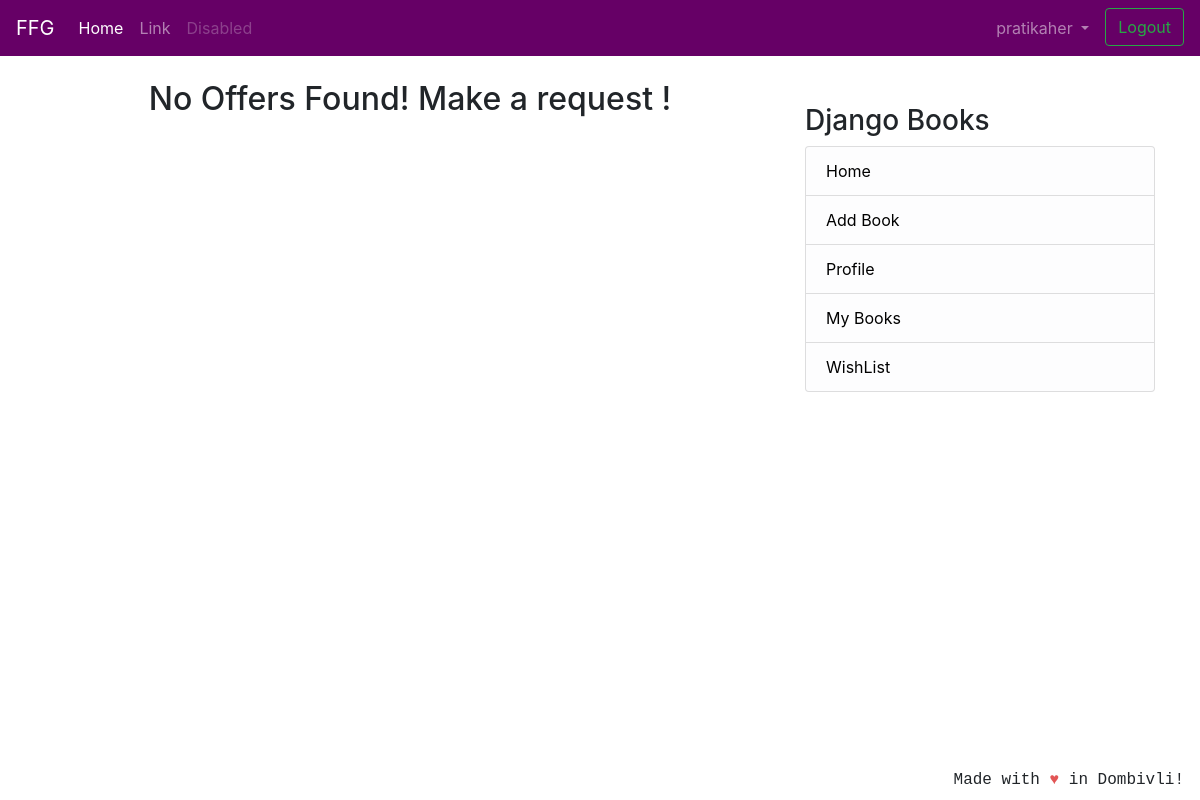
The page /transaction/offers/ (signed in) on the database as committed earlier.
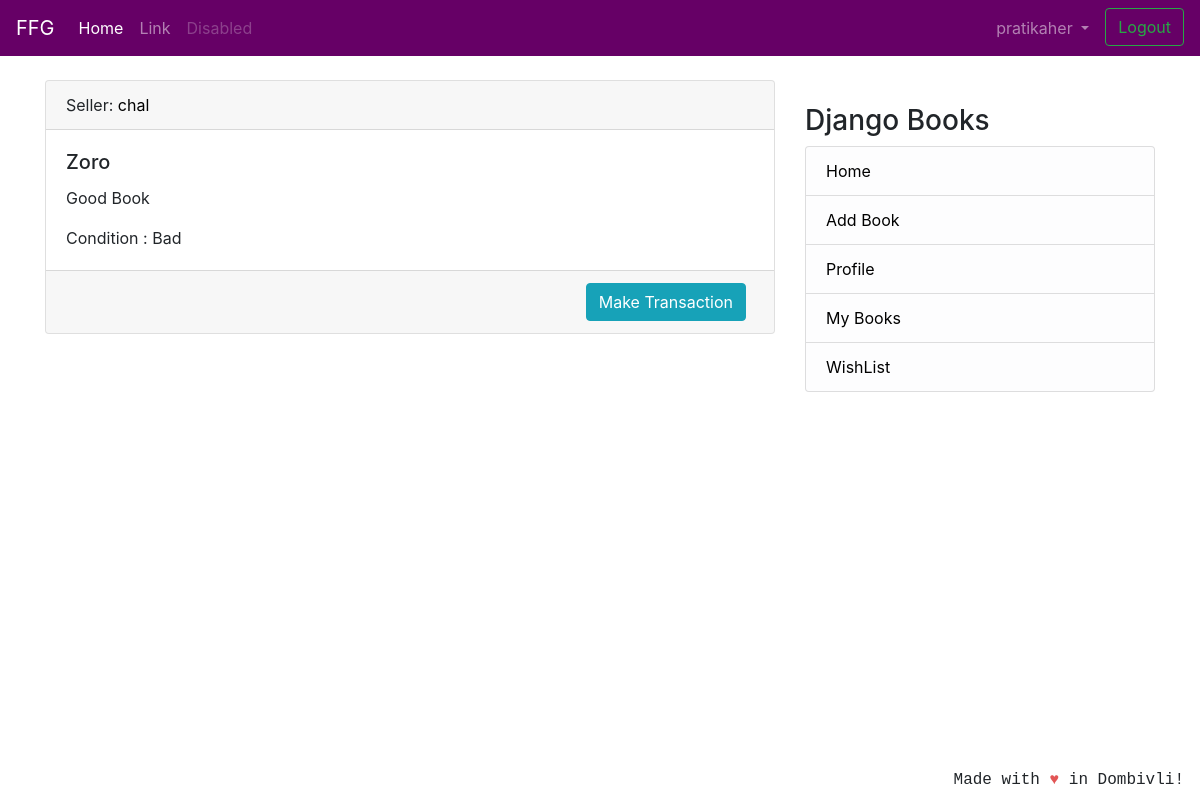
The same page on the database as committed later.
### coreapp/models.py (models this page shows, shortened)
class Requests(models.Model):
	requester = models.ForeignKey(User, related_name='to_user', on_delete=models.CASCADE)
	offerrer = models.ForeignKey(User, related_name='from_user', on_delete=models.CASCADE)
	timestamp = models.DateTimeField(auto_now_add=True)
	requester_book = models.ForeignKey(Book, related_name='requester_book_from_user', on_delete=models.CASCADE)

class Book(models.Model):
    user = models.ForeignKey(User, on_delete=models.CASCADE, null=True)
    book_name = models.CharField(max_length=100)
    description = models.CharField(max_length=2000)
    image = models.ImageField(null=True, blank=True, upload_to="book_images/")
    price = models.IntegerField()
    condition = models.CharField(
        max_length=100, choices=CONITION_CHOICES, default='Acceptable')
    created_at = models.DateTimeField(auto_now_add=True)
    class Meta:
        verbose_name = 'Book'
        verbose_name_plural = 'Books'

### transaction/views.py (the view)
# urls.py: path('offers/', views.OfferListView.as_view(), name='offers_entries'),
class OfferListView(LoginRequiredMixin, generic.ListView):
    model = Requests
    template_name = 'transaction_offer.html'
    context_object_name = 'offers'
    def get_queryset(self):
        return Requests.objects.filter(offerrer=self.request.user).order_by('timestamp')

### templates/transaction_offer.html (shortened to what this page needs)
{% extends 'base.html' %}
{% block content %}
{% if offers %}
{% for offer in offers %}
<div class="card text-left">
    <div class="card-header">
        Seller: <a style="color:black">{{ offer.requester }}</a>
    </div>
    <div class="card-body">
        <h5 class="card-title">{{ offer.requester_book.book_name }}</h5>
        <p class="card-text">{{ offer.requester_book.description }}</p>
        <p class="card-text">Condition : {{ offer.requester_book.condition }} </p>
    </div>
    <div class="card-footer text-mutxed">
        <a href="#" class="mr-2 btn btn-info float-right">Make Transaction</a>
    </div>
</div>
{% endfor %}
{% else %}
<h2 align="center">No Offers Found! Make a request !</h2>
{% endif %}
{% endblock %}

Rows that differ between the two databases and show on the page:
added Requests: requester "chal", requester_book.book_name "Zoro", requester_book.description "Good Book", requester_book.condition "Bad"
Other text that changed with them:
text no longer shown: "No Offers Found! Make a request !"
